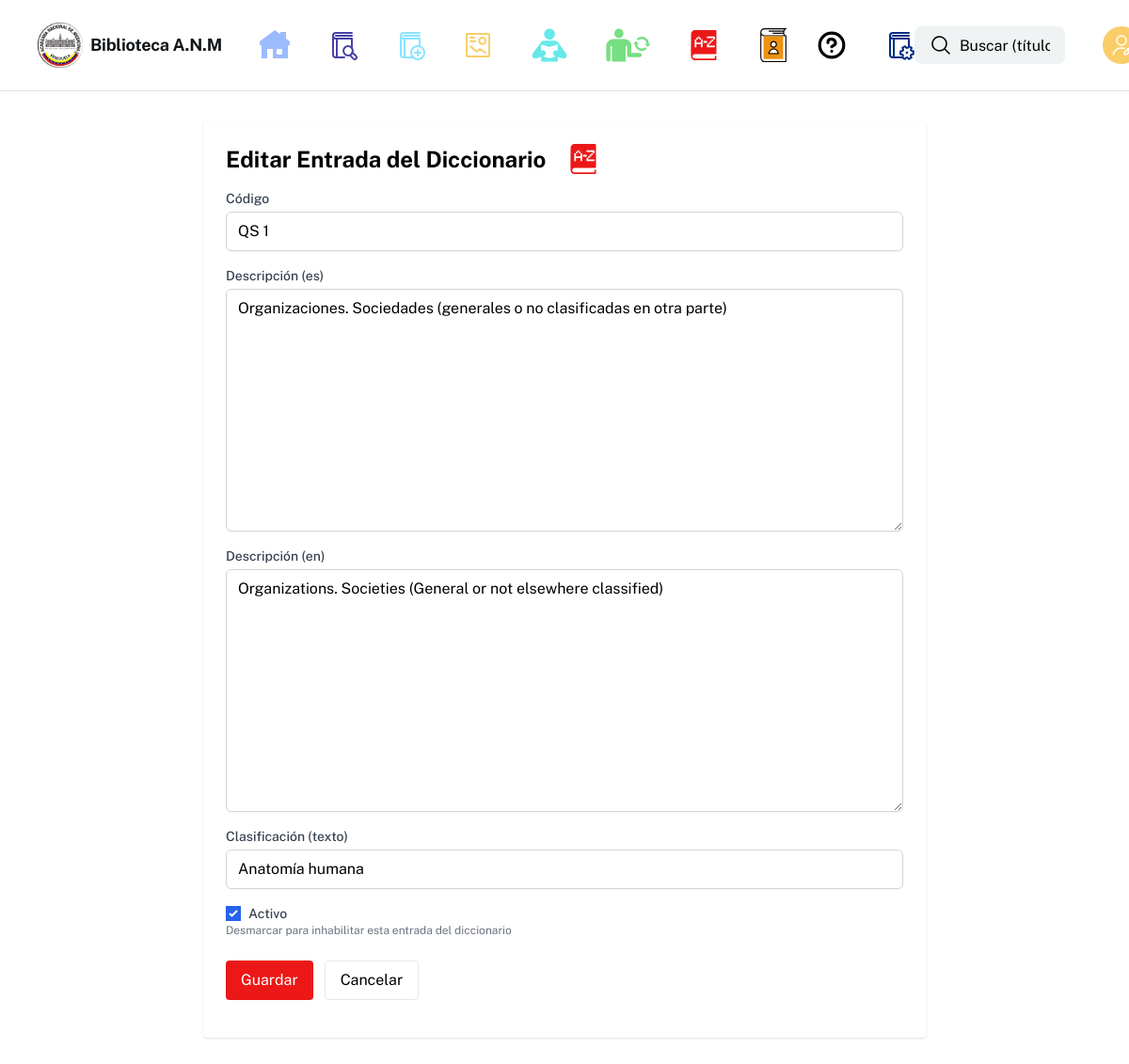
Page /adminpanel/dictionary/1/edit/ (signed in) on the committed database.
### tasks/models.py (models this page shows, shortened)
class DictionaryEntry(models.Model):
    codigo = models.CharField(max_length=200, unique=True, db_index=True)
    descripcion = models.TextField(blank=True)
    descripcion_en = models.TextField(blank=True)
    clasificacion = models.CharField(max_length=200, blank=True)
    is_active = models.BooleanField('activo', default=True, help_text='Desmarcar para inhabilitar esta entrada del diccionario')
    class Meta:
        ordering = ['codigo']

### tasks/views.py (the view)
# urls.py: path('adminpanel/dictionary/<int:pk>/edit/', views.admin_dictionary_edit, name='admin_dictionary_edit'),
@_superuser_required
def admin_dictionary_edit(request, pk):
    e = get_object_or_404(DictionaryEntry, pk=pk)
    if request.method == 'POST':
        form = DictionaryEntryForm(request.POST, instance=e)
        if form.is_valid():
            form.save()
            messages.success(request, 'Entrada actualizada')
            return redirect('admin_dictionary')
    else:
        form = DictionaryEntryForm(instance=e)
    return render(request, 'admin/dictionary_form.html', {'form': form, 'create': False, 'entry': e})

### tasks/forms.py
class DictionaryEntryForm(djforms.ModelForm):
    class Meta:
        model = DictionaryEntry
        fields = ['codigo','descripcion','descripcion_en','clasificacion','is_active']

### tasks/templatetags/form_tags.py (called while the page is built)
@register.filter(name='add_class')
def add_class(field, css):
    try:
        widget = field.field.widget
        existing = widget.attrs.get('class', '')
        new = (existing + ' ' + css).strip()
        return field.as_widget(attrs={'class': new})
    except Exception:
        return mark_safe(str(field))

### tasks/views.py (called while the page is built)
def _superuser_required(view_func):
    from functools import wraps
    @wraps(view_func)
    def _wrapped(request, *args, **kwargs):
        if not request.user.is_authenticated or not request.user.is_superuser:
            messages.error(request, 'Acceso denegado: se requiere ser administrador.')
            return redirect('index')
        return view_func(request, *args, **kwargs)
    return _wrapped

### tasks/templates/admin/dictionary_form.html (shortened to what this page needs)
{% extends 'base.html' %}
{% load form_tags %}
{% block content %}
<main class="px-8 py-8">
  <div class="max-w-3xl mx-auto bg-white p-6 rounded shadow">
    <div class="flex flex-no-wrap">
    <h1 class="text-2xl font-bold mb-4">{% if create %}Agregar Entrada del Diccionario{% else %}Editar Entrada del Diccionario{% endif %}</h1>
    </div>
    <form method="post">{% csrf_token %}
      <div class="grid grid-cols-1 gap-4">
        {% if form.codigo %}
        <div>
          <label class="block text-sm font-medium text-gray-700">Código</label>
          {{ form.codigo|add_class:"mt-1 block w-full rounded-md border-gray-300 shadow-sm" }}
        </div>
        {% endif %}
        {% if form.descripcion %}
        <div>
          <label class="block text-sm font-medium text-gray-700">Descripción (es)</label>
          {{ form.descripcion|add_class:"mt-1 block w-full rounded-md border-gray-300 shadow-sm" }}
        </div>
        {% endif %}
        {% if form.descripcion_en %}
        <div>
          <label class="block text-sm font-medium text-gray-700">Descripción (en)</label>
          {{ form.descripcion_en|add_class:"mt-1 block w-full rounded-md border-gray-300 shadow-sm" }}
        </div>
        {% endif %}
        {% if form.clasificacion %}
        <div>
          <label class="block text-sm font-medium text-gray-700">Clasificación (texto)</label>
          {{ form.clasificacion|add_class:"mt-1 block w-full rounded-md border-gray-300 shadow-sm" }}
        </div>
        {% endif %}
        {% if form.is_active %}
        <div>
          <label class="inline-flex items-center gap-2">
            {{ form.is_active }}
            <span class="text-sm font-medium text-gray-700">Activo</span>
          </label>
          {% if form.is_active.help_text %}<p class="text-xs text-gray-500">{{ form.is_active.help_text }}</p>{% endif %}
        </div>
        {% endif %}
      </div>
      <div class="mt-6 flex gap-3">
        <button type="submit" class="bg-[#ec1818] text-white px-4 py-2 rounded">Guardar</button>
        <a href="{% url 'admin_dictionary' %}" class="px-4 py-2 rounded border">Cancelar</a>
      </div>
    </form>
  </div>
</main>
{% endblock %}

### rows in the picture
DictionaryEntry: codigo "QS 1", descripcion "Organizaciones. Sociedades (generales o no clasificadas en otra parte)", descripcion_en "Organizations. Societies (General or not elsewhere classified)", clasificacion "Anatomía humana", is_active "☑"
